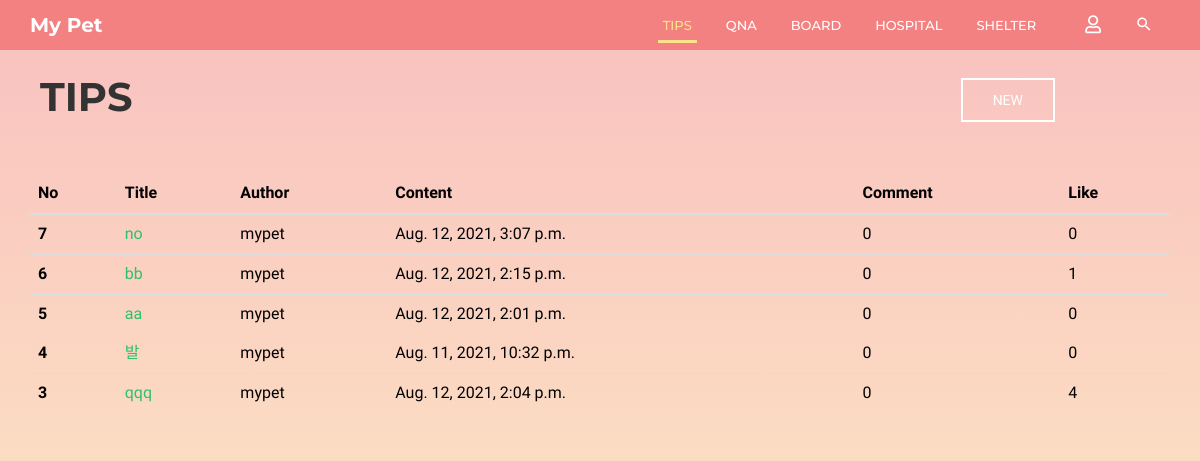
Before: /community/tips/ with the older database file.
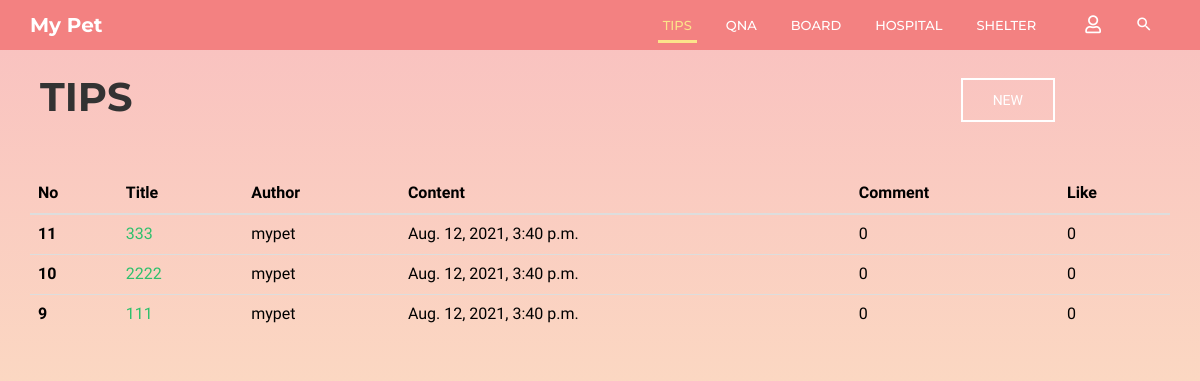
After: the same page with the newer database file.
### community/models.py (models this page shows, shortened)
class Tips(models.Model):
    b_title = models.CharField(max_length=30)
    b_author = models.CharField(max_length=10)
    b_content = models.CharField(max_length=2000)
    b_date = models.DateTimeField(auto_now=True)
    b_comment_count = models.IntegerField(default=0)
    b_like_count = models.IntegerField(default=0)
    b_photo = models.ImageField(blank=True, null=True, default='../media/noimage.jpg')

### community/views.py (the view)
# urls.py: path('tips/', views.tips, name='tips'),
def tips(request):
    posts = Tips.objects.all().order_by('-id')
    return render(request, 'community/tips.html', {'posts': posts})

### community/templates/community/tips.html (shortened to what this page needs)
{% extends 'base.html' %}
{% block html_body %}
    <link rel="stylesheet" href="/static/css/pages/header.css">
    <link rel="stylesheet" href="/static/css/pages/board.css">
    <header id="column-header">
        <div id="nino-headerInner">
            <nav id="nino-navbar" class="navbar navbar-default" role="navigation">
                <div class="container">
                    <div class="navbar-header">
                        <a class="navbar-brand" href="{% url 'home' %}">My Pet</a>
                    </div>
                    <div class="nino-menuItem pull-right">
                        <div class="collapse navbar-collapse pull-left" id="nino-navbar-collapse">
                            <ul class="nav navbar-nav">
                                <li class="active"><a href="#" onclick="testa('{% url 'community:tips' %}')">Tips</a></li>
                                <li><a href="#" onclick="testa('{% url 'community:qna' %}')">QnA</a></li>
                                <li><a href="#" onclick="testa('{% url 'community:board' %}')">Board</a></li>
                                <li><a href="#" onclick="testa('{% url 'community:hospital' %}')">Hospital</a></li>
                                <li><a href="#" onclick="testa('{% url 'community:shelter' %}')">Shelter</a></li>
                            </ul>
                        </div>
                        <ul class="nino-iconsGroup nav navbar-nav">
                            {% if user.is_authenticated %}
                                <li><a href="#" onclick="testa('{% url 'community:logout' %}')"><i
                                        class="mdi fas fa-user-slash nino-icon"></i></a></li>
                            {% else %}
                                <li><a href="#" onclick="testa('{% url 'community:login' %}')"><i
                                        class="mdi far fa-user nino-icon"></i></a></li>
                            {% endif %}
                            <li><a href="#" class="nino-search"><i class="mdi mdi-magnify nino-icon"></i></a></li>
                        </ul>
                    </div>
                </div>
            </nav>
        </div>
    </header>
    <div class="container board-header">
        <div class="board-title">
            <h1 class="title-h1">TIPS</h1>
        </div>
        <div class="board-post-btn">
            <a href="{% url 'community:tips_create' %}" class="nino-btn nino-post-btn">NEW</a>
        </div>
    </div>
    <div class="container">
        <div class="tips-page tips-table">
            <table class="table table-hover">
                <thead class="thead-dark">
                <tr>
                    <th scope="col">No</th>
                    <th scope="col">Title</th>
                    <th scope="col">Author</th>
                    <th scope="col">Content</th>
                    <th scope="col">Comment</th>
                    <th scope="col">Like</th>
                </tr>
                </thead>
                <tbody>
                {% for post in posts %}
                    <tr>
                        <th scope="row">{{ post.id }}</th>
                        <td><a href="/community/{{ post.id }}/tips_detail/">{{ post.b_title }}</a></td>
                        <td>{{ post.b_author }}</td>
                        <td>{{ post.b_date }}</td>
                        <td>{{ post.b_comment_count }}</td>
                        <td>{{ post.b_like_count }}</td>
                    </tr>
                {% endfor %}
                </tbody>
            </table>
        </div>
    </div>
{% endblock %}

### templates/base.html (shortened to what this page needs)
<!DOCTYPE html>
<html lang="en">
<head>
	<link rel="stylesheet" type="text/css" href="/static/css/bootstrap.min.css" />
	<link rel="stylesheet" type="text/css" href="/static/css/materialdesignicons.min.css" />
	<link rel="stylesheet" type="text/css" href="/static/css/jquery.mCustomScrollbar.min.css" />
	<link rel="stylesheet" type="text/css" href="/static/css/prettyPhoto.css" />
	<link rel="stylesheet" type="text/css" href="/static/css/unslider.css" />
	<link rel="stylesheet" type="text/css" href="/static/css/pages/index.css" />
    <link rel="stylesheet" href="https://cdn.jsdelivr.net/gh/FortAwesome/Font-Awesome@5.14.0/css/all.min.css">
</head>
<body>
    {% block html_body %}
    {% endblock %}
</body>
</html>

### static/css/pages/index.css (style rules this page uses)
html, body { line-height: 1.7; margin: 0; padding: 0; }
body { color: #999; font-size: 13px; font-weight: 400; overflow-x: hidden; position: relative; font-family: "Roboto", sans-serif; }
article, aside, details, figcaption, figure, footer, header, hgroup, menu, nav, section, main { display: block; }
a { text-decoration: none; outline: none; color: #2ec06c; -webkit-transition: all 0.3s ease-in-out; -moz-transition: all 0.3s ease-in-out; -o-transition: all 0.3s ease-in-out; -ms-transition: all 0.3s ease-in-out; transition: all 0.3s ease-in-out; }
h1, h2, h3, h4, h5, h6 { margin: 5px 0 10px; color: #333; text-transform: uppercase; font-family: "Montserrat", sans-serif; }
h1, h2 { font-weight: 300; }
h1 { font-size: 2.2em; }
ul, ul li, ol, ol li, p, form, input { margin: 0; padding: 0; }
ul, ul li { list-style: none; }
.container { position: relative; }
.nino-btn { display: inline-block; color: black; text-transform: uppercase; padding: 13px 30px; text-align: center; border: 2px solid black; font-size: 14px; line-height: 100%; }
#nino-headerInner { position: relative; z-index: 5; }
#nino-navbar { background: none; border: none; border-radius: 0; }
#nino-navbar .navbar-brand { color: #fff; font-weight: 700; font-size: 20px; }
#nino-navbar .navbar-nav > li > a { color: #fff; font-weight: 500; text-transform: uppercase; border-bottom: 3px solid transparent; padding: 15px 5px 5px; margin: 0 12px; }
#nino-navbar .navbar-nav > li > a:hover, #nino-navbar .navbar-nav > .active > a, #nino-navbar .navbar-nav > .active > a:hover { color: #fce38a; border-color: #fce38a; background: none; }
#nino-navbar .nino-menuItem { float: right; }
#nino-navbar .nino-iconsGroup li a { border: none; font-size: 18px; }

### static/css/pages/header.css (style rules this page uses)
#column-header { position: relative; font-family: "Montserrat", sans-serif; background: rgba(243, 129, 129, 0.9); }
#column-header:after { content: ""; position: absolute; left: 0; top: 0; width: 100%; height: 100%; background: rgba(243, 129, 129, 0.9); }
#nino-headerInner { position: relative; z-index: 5; }

### static/css/pages/board.css (style rules this page uses)
body { height: 100vh; font-family: 'Prompt', sans-serif; background: linear-gradient( to bottom, rgba(243, 129, 129, 0.5), rgba(252, 227, 138, 0.5) ); }
.board-header { display: flex; align-items: center; margin-top: 15px; }
.board-title { position: relative; margin-left: 10px; }
.board-post-btn { position: absolute; right: 130px; }
.title-h1 { font-weight: 700; font-size: 40px; }
.tips-table { width: 100%; margin-top: 45px; }
th, td { color: black; font-size: 16px; }
.nino-post-btn { display: inline-block; color: white; text-transform: uppercase; padding: 13px 30px; text-align: center; border: 2px solid white; font-size: 14px; line-height: 100%; }

Changed rows visible on the page:
removed Tips: id "7", b_title "no", b_author "mypet", b_date "Aug. 12, 2021, 3:07 p.m.", b_comment_count "0", b_like_count "0"
removed Tips: id "6", b_title "bb", b_author "mypet", b_date "Aug. 12, 2021, 2:15 p.m.", b_comment_count "0", b_like_count "1"
removed Tips: id "5", b_title "aa", b_author "mypet", b_date "Aug. 12, 2021, 2:01 p.m.", b_comment_count "0", b_like_count "0"
removed Tips: id "4", b_title "발", b_author "mypet", b_date "Aug. 11, 2021, 10:32 p.m.", b_comment_count "0", b_like_count "0"
removed Tips: id "3", b_title "qqq", b_author "mypet", b_date "Aug. 12, 2021, 2:04 p.m.", b_comment_count "0", b_like_count "4"
added Tips: id "11", b_title "333", b_author "mypet", b_date "Aug. 12, 2021, 3:40 p.m.", b_comment_count "0", b_like_count "0"
added Tips: id "10", b_title "2222", b_author "mypet", b_date "Aug. 12, 2021, 3:40 p.m.", b_comment_count "0", b_like_count "0"
added Tips: id "9", b_title "111", b_author "mypet", b_date "Aug. 12, 2021, 3:40 p.m.", b_comment_count "0", b_like_count "0"
